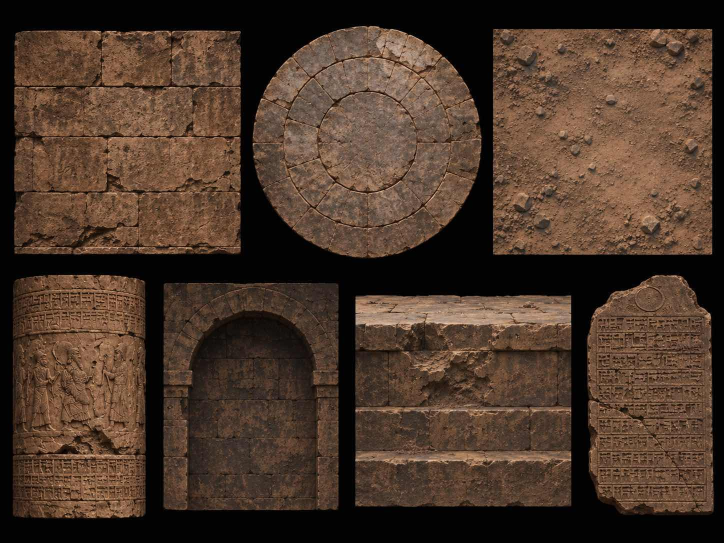
#> input picture assets/خامات قاعة الختم.JPG, 1448 x 1086 px (shown at 1/2 size)
$ python r3-hall-textures.py
#> lines starting #> are read from the running program, lines starting #| are printed output that depends on the picture; after the words box and inside, x2 and y2 are one past the last pixel; in counts of white or black regions, pixels touching at a corner belong together
#!/usr/bin/env python3
"""Rebuild R3-02 PBR maps from the two original hall sheets (Pillow + numpy)."""
from pathlib import Path
from PIL import Image, ImageFilter
import numpy as np

ROOT = Path(__file__).resolve().parents[1] / 'assets'
OUT = ROOT / 'r3' / 'hall'
STONE = Image.open(ROOT / 'خامات قاعة الختم.JPG').convert('RGB')
#> STONE is the input picture: PIL image 1448x1086 RGB; mean R, G, B 75.6, 55.7, 42.5
RELIEF = Image.open(ROOT / 'نقوش قاعة الختم.JPG').convert('RGB')
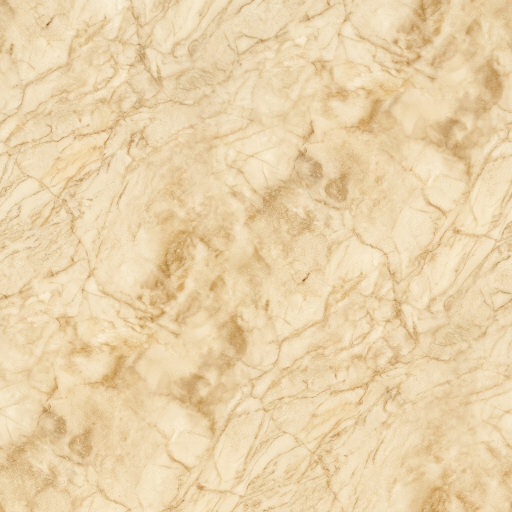
#> input picture assets/IMG_2962.JPG, 1024 x 1024 px, given in place of نقوش قاعة الختم.JPG, which was not available (shown at 1/2 size)
#> RELIEF is the input picture: PIL image 1024x1024 RGB; mean R, G, B 233.6, 210.1, 170.1


def extract(sheet, corners, size):
    # Control points on the interior of each piece, in 1050 x 788 contact-sheet
    # coordinates. QUAD in Pillow takes upper-left, lower-left, lower-right, upper-right.
#> called with size = (512, 512)
    quad = [p * sheet.size[i % 2] / (1050, 788)[i % 2]
            for i, p in enumerate(value for corner in corners for value in corner)]
    return sheet.transform(size, Image.Transform.QUAD, quad, Image.Resampling.BICUBIC)


def rect(sheet, x0, y0, x1, y1, size):
    return extract(sheet, [(x0, y0), (x0, y1), (x1, y1), (x1, y0)], size)


def periodic(data, axis, radius):
    """Blend across cyclic edges while keeping the original sample scale."""
#> called with axis = 1, radius = 22
    data = np.swapaxes(data, axis, 0).copy()
    for i in range(radius):
        weight = 0.25 * (1 + np.cos(np.pi * i / radius))
        a, b = data[i].copy(), data[-1 - i].copy()
        data[i] = a + (b - a) * weight
        data[-1 - i] = b + (a - b) * weight
#> data: shape (512, 512, 3) float32; mean of channels 0, 1, 2 0.417, 0.294, 0.21
    return np.swapaxes(data, 0, axis)
#> returned value: shape (512, 512, 3) float32


def bake(name, image, repeat='', depth=3.0):
    pixels = np.asarray(image, dtype=np.float32) / 255
    if 'x' in repeat:
        pixels = periodic(pixels, 1, min(22, image.width // 8))
    if 'y' in repeat:
        pixels = periodic(pixels, 0, min(22, image.height // 8))
#> after the loop in periodic (call 2), `for i in range(radius):`: data: shape (512, 512, 3) float32; mean of channels 0, 1, 2 0.417, 0.294, 0.21
    albedo = Image.fromarray(np.uint8(np.clip(pixels * (1.035, 1.045, 1.055), 0, 1) * 255))
    height = albedo.convert('L')
    detail = np.asarray(height.filter(ImageFilter.GaussianBlur(0.8)), dtype=np.float32) / 255
    coarse = np.asarray(height.filter(ImageFilter.GaussianBlur(8)), dtype=np.float32) / 255
    h = detail - coarse * 0.57
    if 'x' in repeat:
        h = periodic(h, 1, 10)
#> after the loop in periodic (call 3), `for i in range(radius):`: data: shape (512, 512) float32; min -0.166, max 0.561, mean 0.143
    if 'y' in repeat:
        h = periodic(h, 0, 10)
#> after the loop in periodic (call 4), `for i in range(radius):`: data: shape (512, 512) float32; min -0.166, max 0.561, mean 0.143
    dy, dx = np.gradient(h)
    if 'x' in repeat:
        dx[:, 0] = dx[:, -1] = (h[:, 1] - h[:, -2]) / 2
#> dx: shape (512, 512) float32; min -0.212, max 0.177, mean 1.38e-07
    if 'y' in repeat:
        dy[0] = dy[-1] = (h[1] - h[-2]) / 2
#> dy: shape (512, 512) float32; min -0.203, max 0.257, mean 3.68e-08
    n = np.stack((-dx * depth, dy * depth, np.ones_like(h)), axis=-1)
    n /= np.linalg.norm(n, axis=-1, keepdims=True)
    normal = Image.fromarray(np.uint8((n * 0.5 + 0.5) * 255))
    roughness = Image.fromarray(np.uint8(np.clip(0.94 - detail * .19 + abs(h) * .06, .76, .97) * 255))
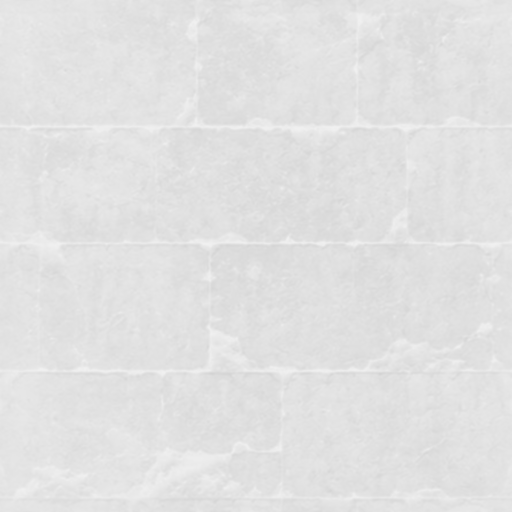
#> roughness: PIL image 512x512 L; min 211, max 241, mean 225.3
    for suffix, texture in [('base', albedo), ('normal', normal), ('rough', roughness)]:
        texture.save(OUT / f'{name}-{suffix}.webp', quality=91 if suffix == 'base' else 94, method=6)
#> this loop made 3 passes
#> suffix on passes 1 to 3: 'base', 'normal', 'rough'


def main():
    OUT.mkdir(parents=True, exist_ok=True)
    bake('ashlar', rect(STONE, 23, 46, 346, 367, (512, 512)), 'xy', 4.4)
    # Rectify the block face rather than stretching the shallow stair-top
    # strip across the floor. Keep stone grain close to square in world UVs.
    bake('paving', extract(STONE, [(24, 47), (24, 367), (346, 367), (345, 47)], (512, 512)), 'xy', 4.2)
#> call 2 of bake, with name = 'paving', repeat = 'xy', depth = 4.2
#> after the loop in periodic (call 5), `for i in range(radius):`:
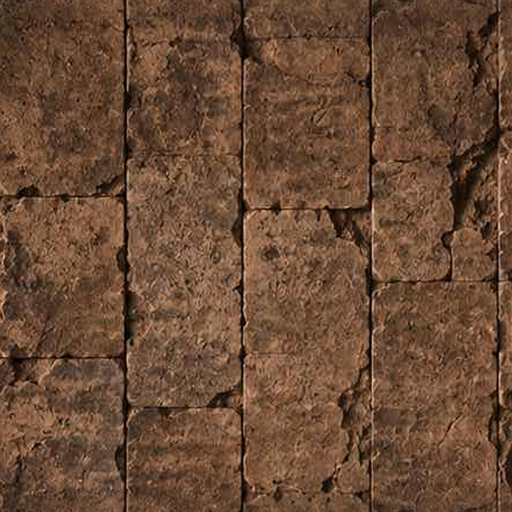
#> data: shape (512, 512, 3) float32; mean of channels 0, 1, 2 0.418, 0.294, 0.211; drawn as R, G, B
#> after the loop in periodic (call 6), `for i in range(radius):`:
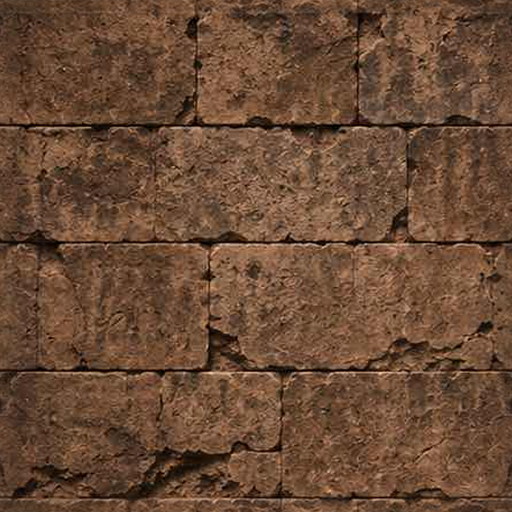
#> data: shape (512, 512, 3) float32; mean of channels 0, 1, 2 0.418, 0.294, 0.211; drawn as R, G, B
#> after the loop in periodic (call 7), `for i in range(radius):`: data: shape (512, 512) float32; min -0.162, max 0.551, mean 0.143
#> after the loop in periodic (call 8), `for i in range(radius):`: data: shape (512, 512) float32; min -0.162, max 0.551, mean 0.143
#> in bake (call 2), `dy, dx = np.gradient(h)`:
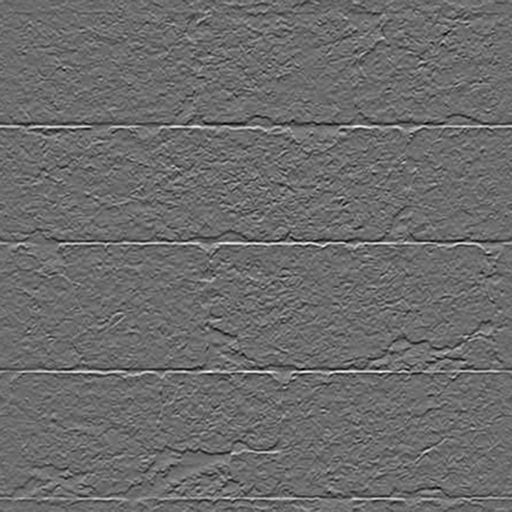
#> dy: shape (512, 512) float32; min -0.19, max 0.257, mean 4.94e-08; drawn with min black and max white
#> in bake (call 2), `dy, dx = np.gradient(h)`:
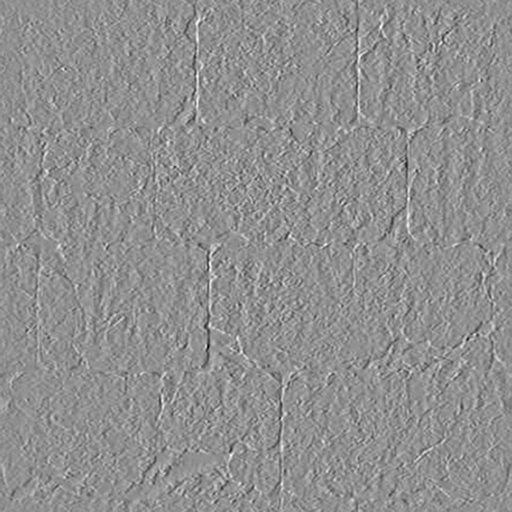
#> dx: shape (512, 512) float32; min -0.219, max 0.168, mean 1.25e-07; drawn with min black and max white
#> in bake (call 2), `dx[:, 0] = dx[:, -1] = (h[:, 1] - h[:, -2]) / 2`: dx: shape (512, 512) float32; 0.36% of pixels changed, all inside (x1, y1, x2, y2) = (0, 0, 512, 512)
#> in bake (call 2), `normal = Image.fromarray(np.uint8((n * 0.5 + 0.5) * 255))`:
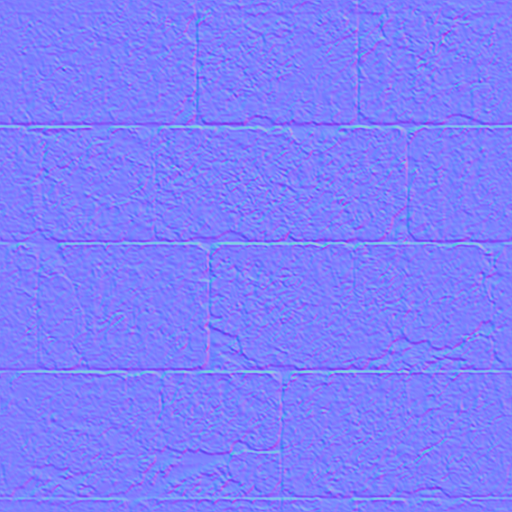
#> normal: PIL image 512x512 RGB; mean R, G, B 127, 127, 252.6
#> the loop in bake (call 2), `for suffix, texture in [('base', albedo), ('normal', normal), ('rough'..` made 3 passes
    bake('dust', rect(STONE, 719, 44, 1029, 365, (384, 384)), 'xy')
    bake('arch', rect(STONE, 240, 414, 488, 736, (256, 384)))
    bake('sin', extract(RELIEF, [(343, 14), (344, 282), (705, 283), (705, 14)], (512, 384)), depth=6.0)
    bake('ziggurat', extract(RELIEF, [(12, 78), (12, 263), (323, 263), (322, 79)], (448, 256)), depth=5.6)
    bake('seal', extract(RELIEF, [(726, 81), (726, 264), (1038, 264), (1038, 79)], (448, 256)), depth=5.6)
    bake('cuneiform', rect(RELIEF, 260, 407, 788, 436, (640, 40)), 'x', 6.4)
    bake('procession', rect(RELIEF, 256, 303, 794, 385, (640, 96)), 'x', 5.7)
    bake('rail', rect(RELIEF, 265, 458, 783, 484, (640, 40)), 'x', 4.7)


if __name__ == '__main__':
    main()
